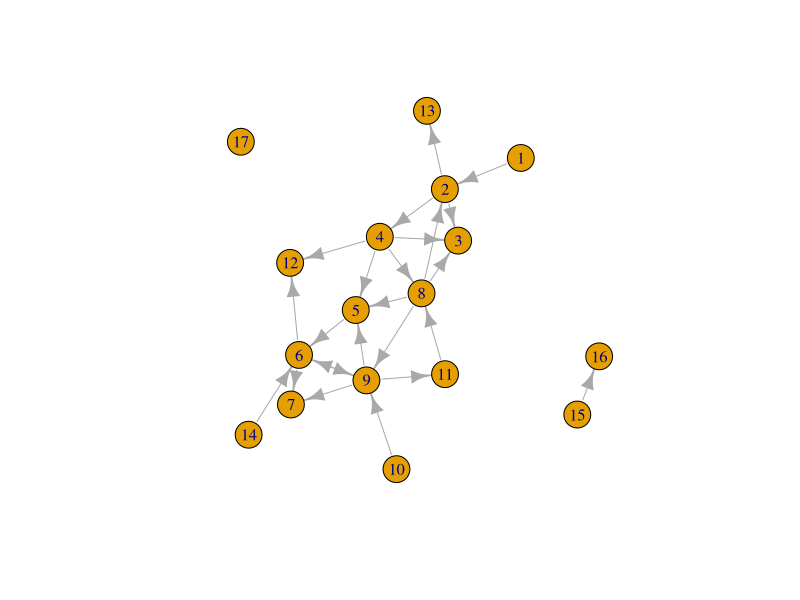

The R source for this figure: (Note: this script raises an error after producing the figure.)
#install.packages('igraph')
library(igraph)
par(mfrow = c(1,1))
g <- graph.formula(1-+2-+3,2-+4-+5-+6-+7,4-+8-+2, 
                   8-+9-+5, 8-+5, 10-+9-+11-+8-+3, 
                   4-+3, 6-+12, 9-+7,9-+6, 4 -+12, 2-+13, 14-+6, 6-+9, 15-+16, 17)

plot(g)
get.adjlist(g, mode = 'all')
run1 = graph.bfs(g, root = 8, 'out', unreachable = F)$order
run1 = cbind(run1, graph.bfs(g, root = 5, 'out',unreachable = F)$order)
run1 = cbind(run1, graph.bfs(g, root = 13, 'out',unreachable = F)$order)
which(table(run1) == 3)

ll<-data.frame(table(as.matrix(run1)))
ll = length(visited_nodes[is.na(visited_nodes) == F])
length(which(ll$Freq==1))/length(ll$Freq)

strong = clusters(g, mode="strong")
membership = strong[[1]]
sizes = strong[[2]]
which.max(sizes)
scc = which(membership==which.max(sizes))
length(scc)#22868
length(scc)/vcount(g)#fraction 26.72% yey


visited_nodes = graph.bfs(g, root = 9, 'out',unreachable = F)$order
lvs = length(visited_nodes[is.na(visited_nodes) == F])
out_component_size = (lvs - length(scc))/vcount(g)


erdos.renyi.game(5242, 14496, type = "gnm")
